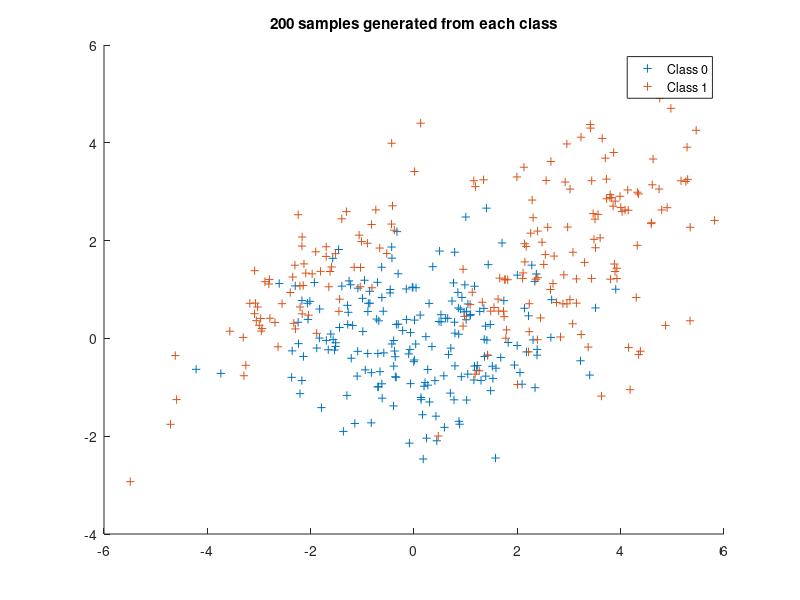

Recreate this plot in MATLAB. (Note: this script raises an error after producing the figure.)
%% 1) Generate 2D synthetic data
N = 200;

% Class 0
m_0 = [0, 0]';
lambda_01 = 2;
lambda_02 = 1;
theta_0 = 0;
u_01 = [cos(theta_0), sin(theta_0)]';
u_02 = [-sin(theta_0), cos(theta_0)]';
C_0 = lambda_01*(u_01*u_01') + lambda_02*(u_02*u_02');

%rng('default')
data_0 = mvnrnd(m_0, C_0, N)';

% Class 1
% Component A
m_1A = [-2, 1]';
lambda_1A1 = 2;
lambda_1A2 = 1/4;
theta_1A = -3*pi/4;
u_1A1 = [cos(theta_1A), sin(theta_1A)]';
u_1A2 = [-sin(theta_1A), cos(theta_1A)]';
C_1A = lambda_1A1*(u_1A1*u_1A1') + lambda_1A2*(u_1A2*u_1A2');
pi_1A = 1/3;
% Component B
m_1B = [3, 2]';
lambda_1B1 = 3;
lambda_1B2 = 1;
theta_1B = pi/4;
u_1B1 = [cos(theta_1B), sin(theta_1B)]';
u_1B2 = [-sin(theta_1B), cos(theta_1B)]';
C_1B = lambda_1B1*(u_1B1*u_1B1') + lambda_1B2*(u_1B2*u_1B2');
pi_1B = 2/3;
% Mixture
dist_1 = gmdistribution([m_1A'; m_1B'], cat(3,C_1A,C_1B),[pi_1A, pi_1B]);

data_1 = random(dist_1,N)';

% Plot the generated data
figure(1); clf
scatter(data_0(1,:), data_0(2,:),'+')
hold on
scatter(data_1(1,:), data_1(2,:),'+r')
legend('Class 0', 'Class 1')
title('200 samples generated from each class')

% Save distribution parameters to .mat-file
save params.mat m_0 m_1A m_1B C_0 C_1A C_1B pi_1A pi_1B

%% 2) Use MAP to classify samples and compute the decision boundary

data = [data_0, data_1];
% Classify samples according to maximum likelihood
t = classifyByMAP(data); % t is a vector containing the labels of all samples

% Define the ranges and resolution of the grid used for computing the
% decision boundary
u = linspace(-10, 10, 100);
v = linspace(-10, 10, 100);

zp = zeros(length(u), length(v));

% Evaluate zp = p_0 - p_1 over the grid
for i = 1:length(u)
    for j = 1:length(v)
        x(:,j) = [u(i) v(j)]';
    end
    whos x
    p_uv_0  = getProbability(x, 0);
    p_uv_1  = getProbability(x, 1);
    zp(:,i) = p_uv_0 - p_uv_1;
end

% Plot the decision boundary with the samples
figure(2);
scatter(data_0(1,:), data_0(2,:),'+b')
hold on
scatter(data_1(1,:), data_1(2,:),'+r')
hold on
contour(u,v,zp, [0, 0],'k', 'LineWidth', 2)
title('Decision boundary using the MAP rule')
legend('Class 0','Class 1','Decision boundary')

%% 3) Estimation of conditional probability of incorrect classification with MAP

N_test = 5000;
Test_X_0 = mvnrnd(m_0, C_0, N_test)';
Test_X_1 = random(dist_1,N_test)';

data = [Test_X_0, Test_X_1];
t = classifyByMAP(data);

% Check which samples were correctly classified
corr_0 = 0;
corr_1 = 0;
for i=1:size(t,2)
    if (i<=N_test && t(i) == 0)
        corr_0 = corr_0 + 1;
    elseif (i>N_test && t(i) == 1)
        corr_1 = corr_1 + 1;
    end 
end
p_incorr_0 = (N_test - corr_0)/N_test
p_incorr_1 = (N_test - corr_1)/N_test

% Plot the decision boundary with the test samples
figure(3);
scatter(Test_X_0(1,:), Test_X_0(2,:),'.b')
hold on
scatter(Test_X_1(1,:), Test_X_1(2,:),'.r')
hold on
contour(u,v,zp, [0, 0],'k', 'LineWidth', 2)
title('Classification of 5000 samples using the MAP rule')
legend('Class 0','Class 1','Decision boundary')


%% 4) Kernelized logistic regression

N_training_samples = 200;
X_0 = mvnrnd(m_0, C_0, N_training_samples/2);
X_1 = random(dist_1,N_training_samples/2);
l = 10^-1;
X = [X_0; X_1]';
K = -3*ones(200);
for i=1:size(X,2)
    for j=1:size(X,2)
        K(i,j) = exp(-norm(X(:,i)-X(:,j))^2/(2*l^2));
    end
end

% Newton iterations
a = zeros(N_training_samples,1);
t = [zeros(N_training_samples/2,1); ones(N_training_samples/2,1)];

lambda = 1;
for k=1:10
    y = 1./(1+exp(-a'*K))';
    R = diag(y.*(1-y));
    H = K*R*K+lambda*K;
    a0 = a;

    a = a - H\K*(y-t+lambda*a);
    
%     if (abs(a-a0)<0.01)
%         k
%         break
%     end 
end


%% 5) Plotting of data points and decision boundary with the kernel trick


% Decision boundary

% Define the ranges of the grid
u = linspace(-10, 10, 200);
v = linspace(-10, 10, 200);

% Initialize space for the values to be plotted
zk = zeros(length(u), length(v));

% Evaluate z = a'*K over the grid
X = [X_0; X_1]';
K_uv = -3*ones(200);

for i=1:size(X,2)
    for j=1:size(X,2)
        x_uv = [u(i) ; v(j)];
%         for m=1:size(X,2)
%             for n=1:size(X,2)
%                 K_uv(m,n) = exp(-norm(X(:,m)-x_uv)^2/(2*l^2));
%             end
%         end
        K_uv(i,j) = exp(-norm(X(:,i)-x_uv)^2/(2*l^2));
    end
end
for i = 1:length(u)
    zk(:,i) = a'*K_uv;
end

% Plot the generated data
figure(1);
scatter(X_0(:,1), X_0(:,2),'+')
hold on
scatter(X_1(:,1), X_1(:,2),'+r')
contour(u,v,zk, [0, 0],'k', 'LineWidth', 2)
title('Classification from ASD samples using the kernel trick')
legend('Class 0','Class 1','Decision boundary')

%% 6)
% Ez?

%% 7)

% Map the data to 3rd degree feature vectors, gather in matrix form
Phi = createFeatureMatrix([data_0 data_1]);
w = zeros(size(Phi(:,1)));
t = [zeros(1,N) ones(1,N)];

for k=1:50
    y = 1./(1+exp(-w'*Phi));
    R = diag(y.*(1-y));
    w0 = w;
    w = w - (Phi*R*Phi')\Phi*(y-t)';
    if (abs(w-w0)<0.001)
        k
        break
    end 
end
% Decision boundary

% Define the ranges of the grid
u = linspace(-10, 10, 200);
v = linspace(-10, 10, 200);

% Initialize space for the values to be plotted
zp = zeros(length(u), length(v));

% Evaluate z = theta*x over the grid
for i = 1:length(u)
    for j = 1:length(v)
        phi_uv = createFeatureMatrix([u(i) v(j)]');
        zp(j,i) = w'*phi_uv;
    end
end

% Plot the generated data
figure(2);
scatter(data_0(1,:), data_0(2,:),'+')
hold on
scatter(data_1(1,:), data_1(2,:),'+r')
contour(u,v,zp, [0, 0],'k', 'LineWidth', 2)
title('Classification from 200 samples using the MAP rule')
legend('Class 0','Class 1','Decision boundary')

% Classify generated samples
class_0_correct = 0;
class_1_correct = 0;
for i = 1:2*N
    z = w'*Phi(:,i);
    if (z < 0 && i <= N)
        % Sample from Class 0 classified as Class 0
        class_0_correct = class_0_correct + 1;
    end
    if (z > 0 && i > N)
        % Sample from Class 1 classified as Class 1
        class_1_correct = class_1_correct + 1;
    end     
end
correct_classification_percentage = ((class_0_correct + class_1_correct) / (2*N))*100


%% 3) 7test? Estimation of conditional probability of incorrect classification with MAP
N_test = 5000;
MAP_test_samples_0 = mvnrnd(m_0, C_0, N_test);
MAP_test_samples_1 = random(dist_1,N_test);

Phi = createFeatureMatrix(MAP_test_samples_0, MAP_test_samples_1, 2);

class_0_correct = 0;
class_1_correct = 0;
for i = 1:2*N_test
    z = w'*Phi(:,i);
    if (z < 0 && i <= N_test)
        % Sample from Class 0 classified as Class 0
        class_0_correct = class_0_correct + 1;
    end
    if (z > 0 && i > N_test)
        % Sample from Class 1 classified as Class 1
        class_1_correct = class_1_correct + 1
    end     
end
prob_error_class_0 = (N_test - class_0_correct) / N_test
prob_error_class_1 = (N_test - class_1_correct) / N_test


% Plot the generated data
figure(1); clf
scatter(MAP_test_samples_0(:,1), MAP_test_samples_0(:,2),'.')
hold on
scatter(MAP_test_samples_1(:,1), MAP_test_samples_1(:,2),'.r')
contour(u,v,zp, [0, 0],'k', 'LineWidth', 2)
title('Simulated classification of 1000 samples using the MAP rule')
legend('Class 0','Class 1','Decision boundary')
